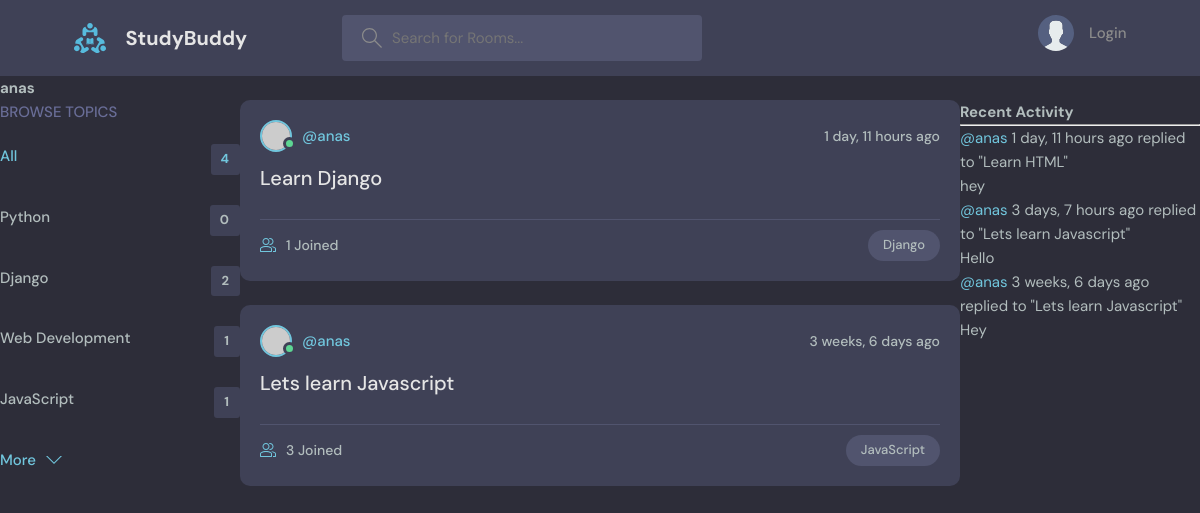
Page /profile/1/ on the committed database.
### base/models.py (models this page shows, shortened)
class Topic(models.Model):
    name = models.CharField(max_length=200)

class Room(models.Model):
    host = models.ForeignKey(User, on_delete=models.SET_NULL, null=True)
    topic = models.ForeignKey(Topic, on_delete=models.SET_NULL, null=True)
    name = models.CharField(max_length=200)
    description = models.TextField(null=True, blank=True)
    participants = models.ManyToManyField(User, related_name='participants', blank=True)
    updated = models.DateTimeField(auto_now=True)
    created = models.DateTimeField(auto_now_add=True)
    class Meta:
        ordering = ['-updated', '-created']
    def __str__(self):
        return self.name

class Message(models.Model):
    user = models.ForeignKey(User, on_delete=models.CASCADE)
    room = models.ForeignKey(Room, on_delete=models.CASCADE)
    body = models.TextField()
    updated = models.DateTimeField(auto_now=True)
    created = models.DateTimeField(auto_now_add=True)
    class Meta:
        ordering = ['-updated', '-created']
    def __str__(self):
        return self.body[0:50]

### base/views.py (the view)
# urls.py: path('profile/<str:pk>/', views.userProfile, name='user-profile'),
def userProfile(request, pk):
    user = User.objects.get(id=pk)
    rooms = user.room_set.all()
    room_messages = user.message_set.all()
    topics = Topic.objects.all()
    context= {'user': user, 'rooms': rooms, 'room_messages': room_messages, 'topics': topics}
    return render(request, 'base/profile.html', context)

### base/templates/base/profile.html (shortened to what this page needs)
{% extends "main.html" %}
{% block content %}
    <h1>{{user.username}}</h1>
    <div class="profile-container">
        <div>
            {% include "base/topics_component.html" %}
        </div>
        <div>
            {% include "base/feed_component.html" %}
        </div>
        <div>
            {% include "base/activity_component.html" %}
        </div>
    </div>
{% endblock %}

### base/templates/base/topics_component.html
<div class="topics">
    <div class="topics__header">
      <h2>Browse Topics</h2>
    </div>
    <ul class="topics__list">
      <li>
        <a href="{% url 'home' %}" class="active">All <span>{{ topics.count }}</span></a>
      </li>
      {% for topic in topics %}
        <li>
            <a href="{% url 'home' %}?q={{ topic.name }}">{{ topic.name }} <span>{{ topic.room_set.all.count }}</span></a>
        </li>
      {% endfor %}
    </ul>
    <a class="btn btn--link" href="topics.html">
      More
      <svg version="1.1" xmlns="http://www.w3.org/2000/svg" width="32" height="32" viewBox="0 0 32 32">
        <title>chevron-down</title>
        <path d="M16 21l-13-13h-3l16 16 16-16h-3l-13 13z"></path>
      </svg>
    </a>
  </div>

### base/templates/base/feed_component.html (shortened to what this page needs)
{% for room in rooms %}
    <div class="roomListRoom">
        <div class="roomListRoom__header">
        <a href="{% url 'user-profile' room.host.id %}" class="roomListRoom__author">
            <div class="avatar avatar--small active">
            <img src="https://randomuser.me/api/portraits/men/11.jpg" />
            </div>
            <span>@{{ room.host.username }}</span>
        </a>
        <div class="roomListRoom__actions">
            <span>{{ room.created | timesince }} ago</span>
        </div>
        </div>
        <div class="roomListRoom__content">
        <a href="{% url 'room' room.id %}">{{ room.name }}</a>
        </div>
        <div class="roomListRoom__meta">
        <a href="{% url 'room' room.id %}" class="roomListRoom__joined">
            {{ room.participants.all.count }} Joined
        </a>
        <p class="roomListRoom__topic">{{ room.topic.name }}</p>
        </div>
    </div>
{% endfor %}

### base/templates/base/activity_component.html (shortened to what this page needs)
<h3>Recent Activity</h3>
<hr>
{% for message in room_messages %}
    <div>
        <small><a href="{% url 'user-profile' message.user.id %}">@{{ message.user }}</a> {{ message.created | timesince }} ago</small>
        <small>replied to "{{ message.room }}"</small>
        <p>{{ message }}</p>
    </div>
{% endfor %}

### static/styles/style.css (style rules this page uses)
:root { --color-main: #71c6dd; --color-main-light: #e1f6fb; --color-dark: #3f4156; --color-dark-medium: #51546e; --color-dark-light: #696d97; --color-light: #e5e5e5; --color-gray: #8b8b8b; --color-light-gray: #b2bdbd; --color-bg: #2d2d39; --color-success: #5dd693; --color-error: #fc4b0b; }
* { font-family: "DM Sans", -apple-system, BlinkMacSystemFont, "Segoe UI", Roboto, Oxygen, Ubuntu, Cantarell, "Open Sans", "Helvetica Neue", sans-serif; margin: 0; padding: 0; box-sizing: border-box; text-rendering: optimizeLegibility; font-size: inherit; }
html { font-size: 56.25%; }
@media only screen and (min-width: 1200px) { html { font-size: 62.5%; } }
body { line-height: 1.6; font-weight: 400; font-size: 1.5rem; color: var(--color-light-gray); background-color: var(--color-bg); min-height: 100vh; }
img { width: 100%; }
a { display: inline-block; color: var(--color-main); text-decoration: none; }
.btn { background-color: transparent; border: none; display: inline-flex; align-items: center; gap: 1rem; cursor: pointer; transition: all ease-in-out 0.3s; padding: 1rem 2rem; border-radius: 5px; box-shadow: 1px 1px 3px 1px rgba(0, 0, 0, 0.15); font-weight: 500; }
.btn--link { border-radius: 0; padding: 0; color: var(--color-main); box-shadow: none; }
.btn > svg { fill: currentColor; width: 1.6rem; height: 1.6rem; }
.avatar { position: relative; display: inline-block; border-radius: 50%; border: 2px solid var(--color-main); }
.avatar img { display: block; border-radius: 50%; object-fit: cover; object-position: center; }
.avatar::after { content: ""; display: block; position: absolute; background-color: var(--color-gray); z-index: 111; border-radius: 50%; border: 0.3rem solid var(--color-dark); }
.avatar.active::after { background-color: var(--color-success); }
.avatar.avatar--small img { width: 2.8rem; height: 2.8rem; }
.avatar.avatar--small:after { width: 0.7rem; height: 0.7rem; bottom: 0px; right: -6px; }
.topics__header { margin-bottom: 2rem; }
.topics__header h2 { text-transform: uppercase; font-weight: 500; color: var(--color-dark-light); }
.topics__list { list-style: none; }
.topics__list li a { display: flex; justify-content: space-between; margin-bottom: 3rem; font-weight: 500; color: var(--color-light-gray); transition: all 0.3s ease-in-out; }
.topics__list li a.active, .topics__list li a:hover { color: var(--color-main); }
.topics__list li a span { padding: 0.5rem 1rem; background-color: var(--color-dark); border-radius: 3px; font-size: 1.3rem; font-weight: 700; letter-spacing: 1px; }
.roomListRoom { margin-bottom: 2.4rem; background-color: var(--color-dark); border-radius: 1rem; padding: 2rem; }
.roomListRoom__header { display: flex; justify-content: space-between; align-items: center; }
.roomListRoom__author { font-weight: 500; display: flex; align-items: center; gap: 1rem; }
.roomListRoom__actions { display: flex; align-items: flex-start; gap: 1rem; position: relative; }
.roomListRoom__actions span { font-size: 1.4rem; font-weight: 500; }
.roomListRoom__content { margin: 1rem 0; }
.roomListRoom__content a { font-size: 2rem; font-weight: 500; margin-bottom: 1.5rem; color: var(--color-light); transition: all 0.3s ease-in-out; }
.roomListRoom__meta { border-top: 1px solid var(--color-dark-medium); padding-top: 1rem; display: flex; align-items: center; justify-content: space-between; }
.roomListRoom__joined { color: var(--color-light-gray); display: flex; align-items: center; gap: 1rem; font-size: 1.4rem; font-weight: 500; }
.roomListRoom__joined svg { fill: var(--color-main); width: 1.6rem; height: 1.6rem; }
.roomListRoom__topic { padding: 5px 1.5rem; background-color: var(--color-dark-medium); border-radius: 5rem; font-weight: 500; font-size: 1.3rem; }

### base/templates/base/profile.html (style rules this page uses)
.profile-container { display: grid; grid-template-columns: 1fr 3fr 1fr; }

### rows in the picture
Topic: name "Python", room_set.all.count "0"
Topic: name "Django", room_set.all.count "2"
Topic: name "Web Development", room_set.all.count "1"
Topic: name "JavaScript", room_set.all.count "1"
Room: host.username "anas", created "1 day, 11 hours", name "Learn Django", participants.all.count "1", topic.name "Django"
Room: host.username "anas", created "3 weeks, 6 days", name "Lets learn Javascript", participants.all.count "3", topic.name "JavaScript"
Message: user "anas", created "1 day, 11 hours", room "Learn HTML", body "hey"
Message: user "anas", created "3 days, 7 hours", room "Lets learn Javascript", body "Hello"
Message: user "anas", created "3 weeks, 6 days", room "Lets learn Javascript", body "Hey"

### other values in the picture
{{ user.username }} "anas"
{{ topics.count }} "4"
